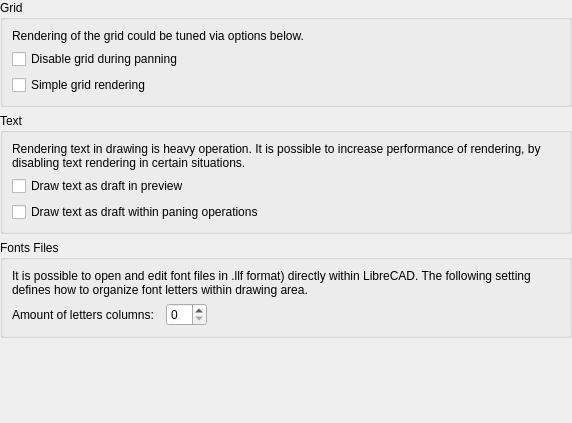
<?xml version="1.0" encoding="UTF-8"?>
<ui version="4.0">
 <class>LC_SettingsPageRendererTextOps</class>
 <widget class="QWidget" name="LC_SettingsPageRendererTextOps">
  <property name="geometry">
   <rect>
    <x>0</x>
    <y>0</y>
    <width>572</width>
    <height>423</height>
   </rect>
  </property>
  <layout class="QGridLayout" name="gridLayout_main">
   <property name="leftMargin">
    <number>0</number>
   </property>
   <property name="topMargin">
    <number>0</number>
   </property>
   <property name="rightMargin">
    <number>0</number>
   </property>
   <property name="bottomMargin">
    <number>0</number>
   </property>
   <item row="4" column="0">
    <spacer name="verticalSpacer">
     <property name="orientation">
      <enum>Qt::Orientation::Vertical</enum>
     </property>
     <property name="sizeHint" stdset="0">
      <size>
       <width>0</width>
       <height>0</height>
      </size>
     </property>
    </spacer>
   </item>
   <item row="1" column="0">
    <widget class="QGroupBox" name="groupBox">
     <property name="title">
      <string>Grid</string>
     </property>
     <layout class="QGridLayout" name="gridLayout_3">
      <item row="4" column="0">
       <widget class="QCheckBox" name="cbSimpleGridRendering">
        <property name="toolTip">
         <string>Grid Rendering Mode

If checked, Meta Grid lines will be drawn on top of grid.
Simple grid is faster yet is less visually lean.
Otherwise, main and meta-grid will not overlap.
Use simplified fast grid drawing algorithm for performance.</string>
        </property>
        <property name="text">
         <string>Simple grid rendering</string>
        </property>
       </widget>
      </item>
      <item row="2" column="0">
       <widget class="QLabel" name="label_3">
        <property name="text">
         <string>Rendering of the grid could be tuned via options below.</string>
        </property>
       </widget>
      </item>
      <item row="3" column="0">
       <widget class="QCheckBox" name="cbDisableGridOnPanning">
        <property name="toolTip">
         <string>Grid Pan

If checked, grid will not be drawn within view pan by mouse operation, so
grid drawing is suppressed temporarily while panning canvas for smooth rendering.</string>
        </property>
        <property name="text">
         <string>Disable grid during panning</string>
        </property>
       </widget>
      </item>
     </layout>
    </widget>
   </item>
   <item row="3" column="0">
    <widget class="QGroupBox" name="groupBox_30">
     <property name="title">
      <string>Fonts Files</string>
     </property>
     <layout class="QGridLayout" name="gridLayout_2">
      <item row="1" column="2">
       <widget class="QSpinBox" name="sbFontLettersColumnCount">
        <property name="sizePolicy">
         <sizepolicy hsizetype="Preferred" vsizetype="Preferred">
          <horstretch>0</horstretch>
          <verstretch>0</verstretch>
         </sizepolicy>
        </property>
        <property name="toolTip">
         <string>Font Letters Columns

Contains the number of columns in one row for rendering font letter blocks.</string>
        </property>
       </widget>
      </item>
      <item row="1" column="0">
       <widget class="QLabel" name="label_39">
        <property name="sizePolicy">
         <sizepolicy hsizetype="Preferred" vsizetype="Preferred">
          <horstretch>0</horstretch>
          <verstretch>0</verstretch>
         </sizepolicy>
        </property>
        <property name="text">
         <string>Amount of letters columns:</string>
        </property>
        <property name="buddy">
         <cstring>sbFontLettersColumnCount</cstring>
        </property>
       </widget>
      </item>
      <item row="1" column="3">
       <spacer name="horizontalSpacer">
        <property name="orientation">
         <enum>Qt::Orientation::Horizontal</enum>
        </property>
        <property name="sizeHint" stdset="0">
         <size>
          <width>0</width>
          <height>0</height>
         </size>
        </property>
       </spacer>
      </item>
      <item row="0" column="0" colspan="4">
       <widget class="QLabel" name="label_2">
        <property name="text">
         <string>It is possible to open and edit font files in .llf format) directly within LibreCAD. The following setting defines how to organize font letters within drawing area.</string>
        </property>
        <property name="wordWrap">
         <bool>true</bool>
        </property>
       </widget>
      </item>
     </layout>
    </widget>
   </item>
   <item row="2" column="0">
    <widget class="QGroupBox" name="groupBox_26">
     <property name="title">
      <string>Text </string>
     </property>
     <layout class="QGridLayout" name="gridLayout">
      <item row="2" column="0">
       <widget class="QCheckBox" name="cbTextDraftOnPanning">
        <property name="sizePolicy">
         <sizepolicy hsizetype="Preferred" vsizetype="Preferred">
          <horstretch>0</horstretch>
          <verstretch>0</verstretch>
         </sizepolicy>
        </property>
        <property name="toolTip">
         <string>No Text When Panning

If enabled, during pan operation TEXT and MTEXT objects (as well as labels of dimensions) will be drawn schematically</string>
        </property>
        <property name="text">
         <string>Draw text as draft within paning operations</string>
        </property>
       </widget>
      </item>
      <item row="1" column="1">
       <spacer name="horizontalSpacer">
        <property name="orientation">
         <enum>Qt::Orientation::Horizontal</enum>
        </property>
        <property name="sizeHint" stdset="0">
         <size>
          <width>0</width>
          <height>0</height>
         </size>
        </property>
       </spacer>
      </item>
      <item row="1" column="0">
       <widget class="QCheckBox" name="cbTextDraftInPreview">
        <property name="sizePolicy">
         <sizepolicy hsizetype="Preferred" vsizetype="Preferred">
          <horstretch>0</horstretch>
          <verstretch>0</verstretch>
         </sizepolicy>
        </property>
        <property name="toolTip">
         <string>No Text in Preview

If selected, text baselines will be drawn instead of 
the text letters (similar to draft mode) in preview. </string>
        </property>
        <property name="text">
         <string>Draw text as draft in preview</string>
        </property>
       </widget>
      </item>
      <item row="0" column="0" colspan="2">
       <widget class="QLabel" name="label">
        <property name="text">
         <string>Rendering text in drawing is heavy operation. It is possible to increase performance of rendering, by disabling text rendering in certain situations.</string>
        </property>
        <property name="wordWrap">
         <bool>true</bool>
        </property>
       </widget>
      </item>
     </layout>
    </widget>
   </item>
  </layout>
 </widget>
 <resources/>
 <connections/>
</ui>
